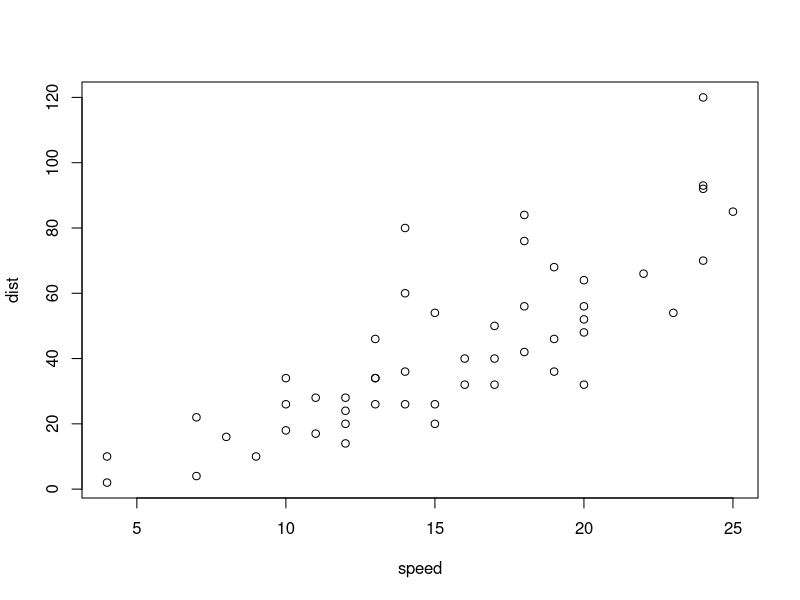
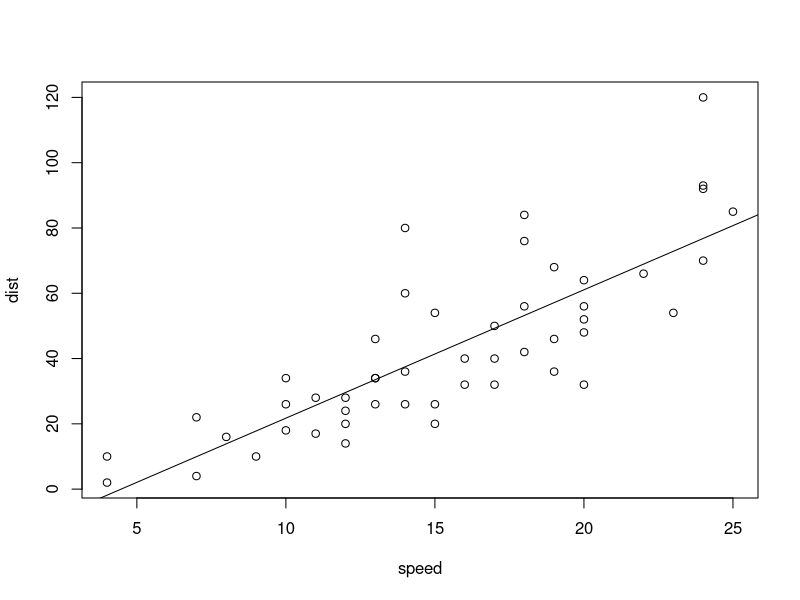
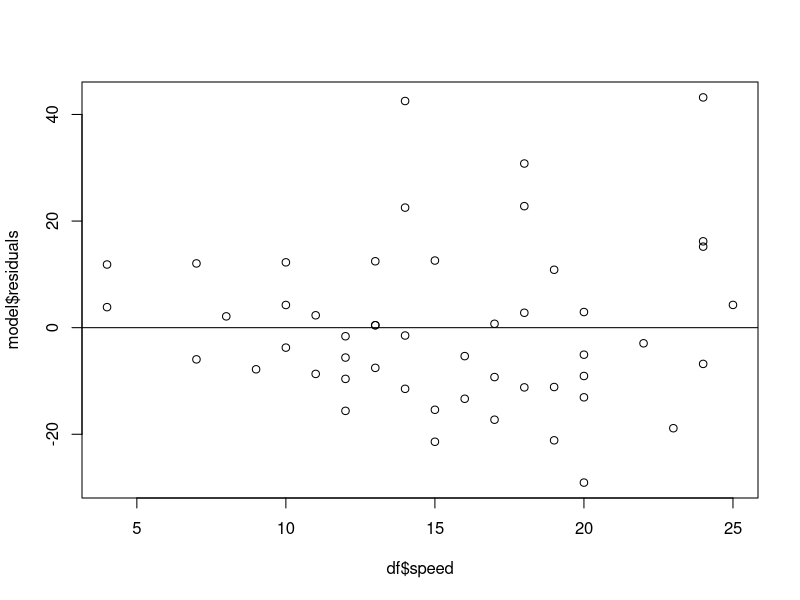
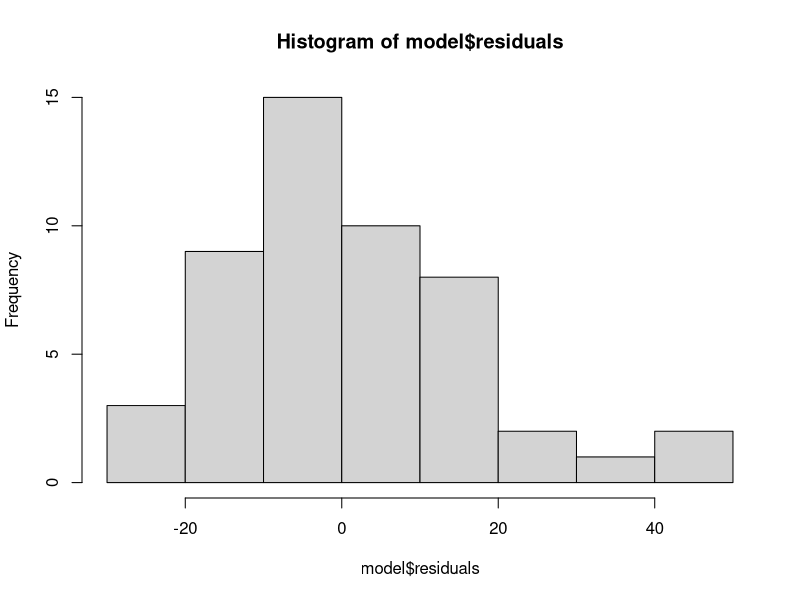
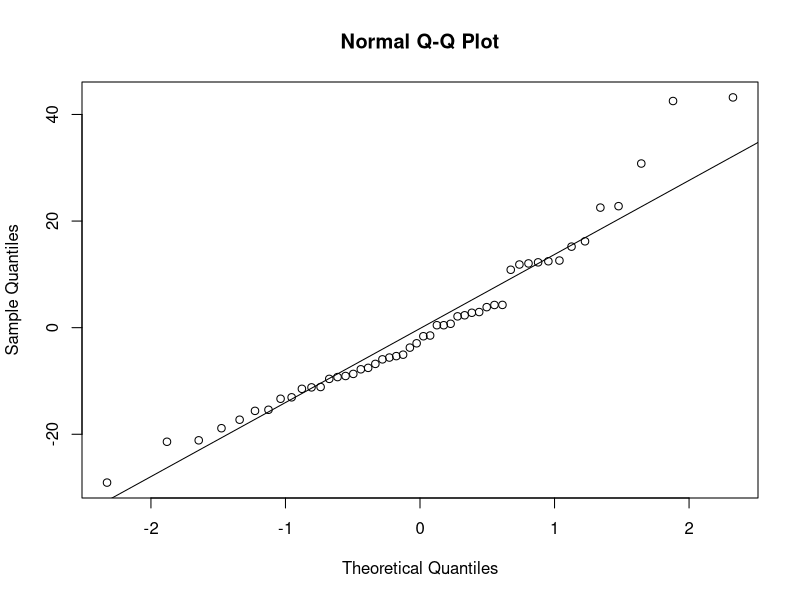

The R source for these figures, in order:
## ---- chunk 1
knitr::opts_chunk$set(echo = TRUE)
## ---- chunk 2
df <- cars

head(df)
summary(df)

## ---- chunk 3
plot(df)
## ---- chunk 4
model <- lm(df$dist~df$speed)
plot(df) 
abline(model$coefficients)
## ---- chunk 5
summary(model)
## ---- chunk 6
plot(df$speed,model$residuals)
abline(h=0)
## ---- chunk 7
hist(model$residuals, breaks = 10)
## ---- chunk 8
qqnorm(model$residuals)
qqline(model$residuals)
